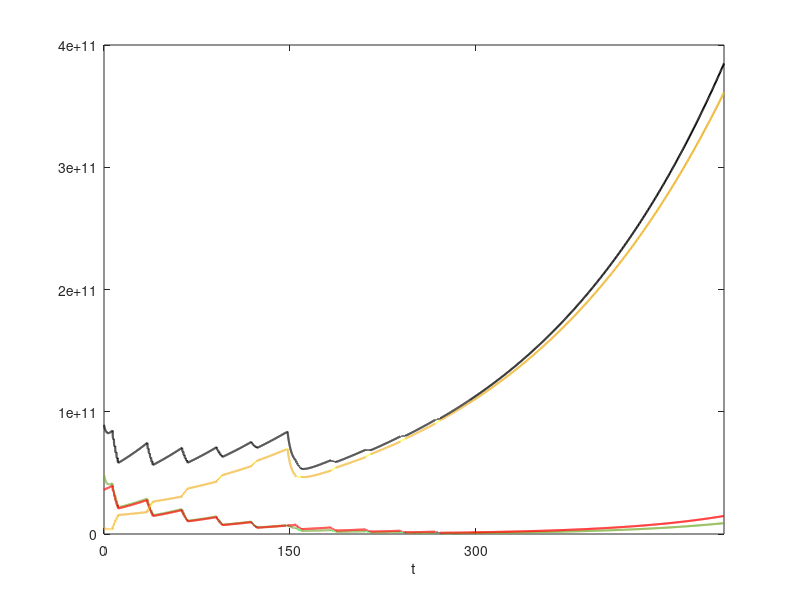

This chart was generated by the following MATLAB code: (Note: this script raises an error after producing the figure.)
clear variables;
close all;

% Loading data from the file 'CTCT_n=3999_'
load('CTCT_n=3999_');

% Generating Fig. 17, upper panel a
f=figure();
plot(tt,YY(:,1),'-','color','#77AC30','LineWidth',1.5);
hold on;
plot(tt,YY(:,2),'-','color','red','LineWidth',1.5);
hold on;
plot(tt,YY(:,3),'-','color','#EDB120','LineWidth',1.5);
hold on;
plot(tt,Tc,'-black','LineWidth',1.5);
hold on;
xticks([0 150 300]);
xlabel('t');
fontsize(f,14,'point');
fontname(f,"Arial");

clearvars -except f;

% Loading data from the file 'TCT_n=3999_'
load('TCT_n=3999_');

% Generating Fig. 17, upper panel a
plot(tt,YY(:,1),'--','color','#77AC30','LineWidth',1.5);
hold on;
plot(tt,YY(:,2),'--','color','red','LineWidth',1.5);
hold on;
plot(tt,YY(:,3),'--','color','#EDB120','LineWidth',1.5);
hold on;
plot(tt,Tc,'--black','LineWidth',1.5);
%axis([min(tt) max(tt) min(YY(:,1)) max(Tc)]);
xticks([0 200 400]);
yticks([1*10^(10) 1.25*10^(11) 2.5*10^(11)]);
xlim([0 400]);
xlabel('t');
legend('S','R_{C}','R_{E}','T','S','R_{C}','R_{E}','T','location','northwest');
fontsize(f,14,'point');
fontname(f,"Arial");
